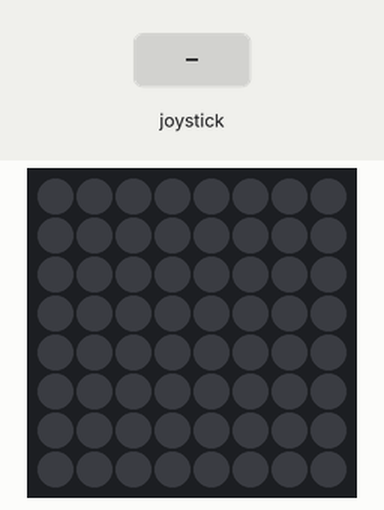
A program run on a simulated Raspberry Pi (BCM pin numbers) with a Sense HAT. Parts: the Sense HAT's 8×8 RGB LED matrix. Inputs (shaded band) come from the test bench.

Above: at 1.2 s.
1.3 s: joystick pushed up
At 1.8 s:
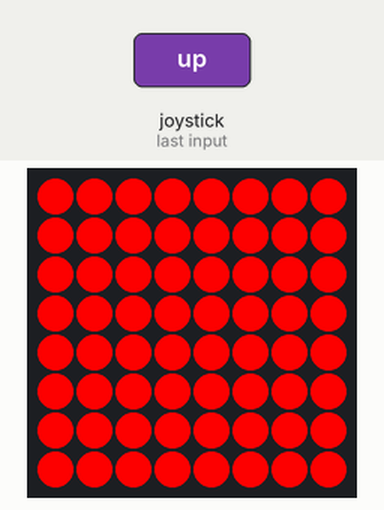
At 2.4 s:
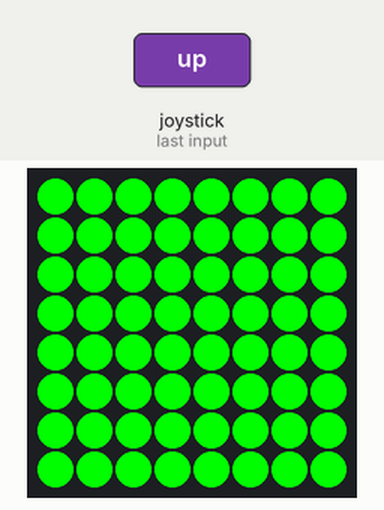
4.3 s: joystick pushed right
At 5.3 s:
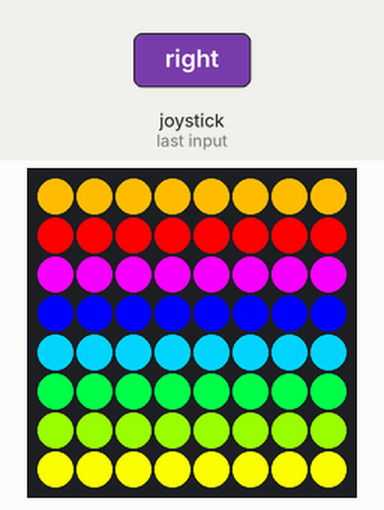
Timing chart, 0 to 7.3 s (numbered marks = the images above; inputs shaded):
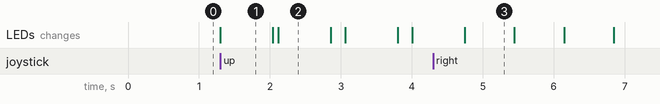

Measured:
- after the input at 1.3 s, the LEDs: change at once (image 1)
- after the input at 4.3 s, the LEDs: change after 0.45 s (image 3)
- what the display in image 1 shows lasts 0.7 s, from 1.3 s to 2.0 s

The program:

rainbow.py
```python
#
# Reference: https://github.com/astro-pi/python-sense-hat/blob/master/examples/rainbow.py
#
import sys
import time
import copy
from sense_hat import SenseHat


msleep = lambda x: time.sleep(x / 1000.0)


class LedRaindow:
    def __init__(self, sense):
        self.sense = sense
        self.init_pixels()

    def get_base_pixels(self):
        return [
            [255, 0, 0], [255, 0, 0], [255, 0, 0], [255, 0, 0], [255, 0, 0], [255, 0, 0], [255, 0, 0], [255, 0, 0],
            [255, 0, 0], [255, 0, 0], [255, 0, 0], [255, 0, 0], [255, 0, 0], [255, 0, 0], [255, 0, 0], [255, 0, 0],
            [255, 0, 0], [255, 0, 0], [255, 0, 0], [255, 0, 0], [255, 0, 0], [255, 0, 0], [255, 0, 0], [255, 0, 0],
            [255, 0, 0], [255, 0, 0], [255, 0, 0], [255, 0, 0], [255, 0, 0], [255, 0, 0], [255, 0, 0], [255, 0, 0],
            [255, 0, 0], [255, 0, 0], [255, 0, 0], [255, 0, 0], [255, 0, 0], [255, 0, 0], [255, 0, 0], [255, 0, 0],
            [255, 0, 0], [255, 0, 0], [255, 0, 0], [255, 0, 0], [255, 0, 0], [255, 0, 0], [255, 0, 0], [255, 0, 0],
            [255, 0, 0], [255, 0, 0], [255, 0, 0], [255, 0, 0], [255, 0, 0], [255, 0, 0], [255, 0, 0], [255, 0, 0],
            [255, 0, 0], [255, 0, 0], [255, 0, 0], [255, 0, 0], [255, 0, 0], [255, 0, 0], [255, 0, 0], [255, 0, 0]
        ]

    def init_pixels(self):
        self.pixels = copy.deepcopy(self.get_base_pixels())

    def reset(self):
        self.init_pixels()
        self.sense.clear()
        self.show()

    def next(self):
        self.next_color()
        self.show()

    def next_color(self):
        for pix in self.pixels:
            r = pix[0]
            g = pix[1]
            b = pix[2]

            if (r == 255 and g < 255 and b == 0):
                g += 1

            if (g == 255 and r > 0 and b == 0):
                r -= 1

            if (g == 255 and b < 255 and r == 0):
                b += 1

            if (b == 255 and g > 0 and r == 0):
                g -= 1

            if (b == 255 and r < 255 and g == 0):
                r += 1

            if (r == 255 and b > 0 and g == 0):
                b -= 1

            pix[0] = r
            pix[1] = g
            pix[2] = b

    def show(self):
        self.sense.set_pixels(self.pixels)


class LedRaindowLT2RB(LedRaindow):
    def __init__(self, sense):
        super(LedRaindowLT2RB, self).__init__(sense)

    def get_base_pixels(self):
        return [
            [255, 0, 74], [255, 0, 183], [218, 0, 255], [110, 0, 255], [0, 0, 255], [0, 109, 255], [0, 217, 255], [0, 255, 183],
            [255, 0, 192], [210, 0, 255], [100, 0, 255], [0, 8, 255], [0, 117, 255], [0, 226, 255], [0, 255, 174], [0, 255, 66],
            [201, 0, 255], [92, 0, 255], [0, 17, 255], [0, 126, 255], [0, 235, 255], [0, 255, 166], [0, 255, 57], [52, 255, 0],
            [83, 0, 255], [0, 26, 255], [0, 134, 255], [0, 243, 255], [0, 255, 157], [0, 255, 48], [61, 255, 0], [170, 255, 0],
            [0, 34, 255], [0, 144, 255], [0, 253, 255], [0, 255, 148], [0, 255, 40], [70, 255, 0], [178, 255, 0], [255, 223, 0],
            [0, 152, 255], [0, 255, 248], [0, 255, 140], [0, 255, 30], [78, 255, 0], [187, 255, 0], [255, 214, 0], [255, 105, 0],
            [0, 255, 240], [0, 255, 131], [0, 255, 22], [87, 255, 0], [196, 255, 0], [255, 205, 0], [255, 96, 0], [255, 0, 0],
            [0, 255, 122], [0, 255, 13], [95, 255, 0], [205, 255, 0], [255, 196, 0], [255, 87, 0], [255, 0, 0], [255, 0, 0]
        ]


class LedRaindowLB2RT(LedRaindow):
    def __init__(self, sense):
        super(LedRaindowLB2RT, self).__init__(sense)

    def get_base_pixels(self):
        return [
            [0, 255, 183], [0, 255, 66], [52, 255, 0], [170, 255, 0], [255, 223, 0], [255, 105, 0], [255, 0, 0], [255, 0, 0],
            [0, 217, 255], [0, 255, 174], [0, 255, 57], [61, 255, 0], [178, 255, 0], [255, 214, 0], [255, 96, 0], [255, 0, 0],
            [0, 109, 255], [0, 226, 255], [0, 255, 166], [0, 255, 48], [70, 255, 0], [187, 255, 0], [255, 205, 0], [255, 87, 0],
            [0, 0, 255], [0, 117, 255], [0, 235, 255], [0, 255, 157], [0, 255, 40], [78, 255, 0], [196, 255, 0], [255, 196, 0],
            [110, 0, 255], [0, 8, 255], [0, 126, 255], [0, 243, 255], [0, 255, 148], [0, 255, 30], [87, 255, 0], [205, 255, 0],
            [218, 0, 255], [100, 0, 255], [0, 17, 255], [0, 134, 255], [0, 253, 255], [0, 255, 140], [0, 255, 22], [95, 255, 0],
            [255, 0, 183], [210, 0, 255], [92, 0, 255], [0, 26, 255], [0, 144, 255], [0, 255, 248], [0, 255, 131], [0, 255, 13],
            [255, 0, 74], [255, 0, 192], [201, 0, 255], [83, 0, 255], [0, 34, 255], [0, 152, 255], [0, 255, 240], [0, 255, 122]
        ]


class LedRaindowRT2LB(LedRaindow):
    def __init__(self, sense):
        super(LedRaindowRT2LB, self).__init__(sense)

    def get_base_pixels(self):
        return [
            [0, 255, 122], [0, 255, 240], [0, 152, 255], [0, 34, 255], [83, 0, 255], [201, 0, 255], [255, 0, 192], [255, 0, 74],
            [0, 255, 13], [0, 255, 131], [0, 255, 248], [0, 144, 255], [0, 26, 255], [92, 0, 255], [210, 0, 255], [255, 0, 183],
            [95, 255, 0], [0, 255, 22], [0, 255, 140], [0, 253, 255], [0, 134, 255], [0, 17, 255], [100, 0, 255], [218, 0, 255],
            [205, 255, 0], [87, 255, 0], [0, 255, 30], [0, 255, 148], [0, 243, 255], [0, 126, 255], [0, 8, 255], [110, 0, 255],
            [255, 196, 0], [196, 255, 0], [78, 255, 0], [0, 255, 40], [0, 255, 157], [0, 235, 255], [0, 117, 255], [0, 0, 255],
            [255, 87, 0], [255, 205, 0], [187, 255, 0], [70, 255, 0], [0, 255, 48], [0, 255, 166], [0, 226, 255], [0, 109, 255],
            [255, 0, 0], [255, 96, 0], [255, 214, 0], [178, 255, 0], [61, 255, 0], [0, 255, 57], [0, 255, 174], [0, 217, 255],
            [255, 0, 0], [255, 0, 0], [255, 105, 0], [255, 223, 0], [170, 255, 0], [52, 255, 0], [0, 255, 66], [0, 255, 183]
        ]


class LedRaindowRB2LT(LedRaindow):
    def __init__(self, sense):
        super(LedRaindowRB2LT, self).__init__(sense)

    def get_base_pixels(self):
        return [
            [255, 0, 0],   [255, 0, 0],   [255, 87, 0],  [255, 196, 0], [205, 255, 0], [95, 255, 0],  [0, 255, 13],  [0, 255, 122],
            [255, 0, 0],   [255, 96, 0],  [255, 205, 0], [196, 255, 0], [87, 255, 0],  [0, 255, 22],  [0, 255, 131], [0, 255, 240],
            [255, 105, 0], [255, 214, 0], [187, 255, 0], [78, 255, 0],  [0, 255, 30],  [0, 255, 140], [0, 255, 248], [0, 152, 255],
            [255, 223, 0], [178, 255, 0], [70, 255, 0],  [0, 255, 40],  [0, 255, 148], [0, 253, 255], [0, 144, 255], [0, 34, 255],
            [170, 255, 0], [61, 255, 0],  [0, 255, 48],  [0, 255, 157], [0, 243, 255], [0, 134, 255], [0, 26, 255],  [83, 0, 255],
            [52, 255, 0],  [0, 255, 57],  [0, 255, 166], [0, 235, 255], [0, 126, 255], [0, 17, 255],  [92, 0, 255],  [201, 0, 255],
            [0, 255, 66],  [0, 255, 174], [0, 226, 255], [0, 117, 255], [0, 8, 255],   [100, 0, 255], [210, 0, 255], [255, 0, 192],
            [0, 255, 183], [0, 217, 255], [0, 109, 255], [0, 0, 255],   [110, 0, 255], [218, 0, 255], [255, 0, 183], [255, 0, 74]
        ]


class LedRaindowT2B(LedRaindow):
    def __init__(self, sense):
        super(LedRaindowT2B, self).__init__(sense)

    def get_base_pixels(self):
        return [
            [255, 0, 74], [255, 0, 74], [255, 0, 74], [255, 0, 74], [255, 0, 74], [255, 0, 74], [255, 0, 74], [255, 0, 74],
            [210, 0, 255], [210, 0, 255], [210, 0, 255], [210, 0, 255], [210, 0, 255], [210, 0, 255], [210, 0, 255], [210, 0, 255],
            [0, 17, 255], [0, 17, 255], [0, 17, 255], [0, 17, 255], [0, 17, 255], [0, 17, 255], [0, 17, 255], [0, 17, 255],
            [0, 243, 255], [0, 243, 255], [0, 243, 255], [0, 243, 255], [0, 243, 255], [0, 243, 255], [0, 243, 255], [0, 243, 255],
            [0, 255, 40], [0, 255, 40], [0, 255, 40], [0, 255, 40], [0, 255, 40], [0, 255, 40], [0, 255, 40], [0, 255, 40],
            [187, 255, 0], [187, 255, 0], [187, 255, 0], [187, 255, 0], [187, 255, 0], [187, 255, 0], [187, 255, 0], [187, 255, 0],
            [255, 96, 0], [255, 96, 0], [255, 96, 0], [255, 96, 0], [255, 96, 0], [255, 96, 0], [255, 96, 0], [255, 96, 0],
            [255, 0, 0], [255, 0, 0], [255, 0, 0], [255, 0, 0], [255, 0, 0], [255, 0, 0], [255, 0, 0], [255, 0, 0]
        ]


class LedRaindowB2T(LedRaindow):
    def __init__(self, sense):
        super(LedRaindowB2T, self).__init__(sense)

    def get_base_pixels(self):
        return [
            [255, 0, 0], [255, 0, 0], [255, 0, 0], [255, 0, 0], [255, 0, 0], [255, 0, 0], [255, 0, 0], [255, 0, 0],
            [255, 96, 0], [255, 96, 0], [255, 96, 0], [255, 96, 0], [255, 96, 0], [255, 96, 0], [255, 96, 0], [255, 96, 0],
            [187, 255, 0], [187, 255, 0], [187, 255, 0], [187, 255, 0], [187, 255, 0], [187, 255, 0], [187, 255, 0], [187, 255, 0],
            [0, 255, 40], [0, 255, 40], [0, 255, 40], [0, 255, 40], [0, 255, 40], [0, 255, 40], [0, 255, 40], [0, 255, 40],
            [0, 243, 255], [0, 243, 255], [0, 243, 255], [0, 243, 255], [0, 243, 255], [0, 243, 255], [0, 243, 255], [0, 243, 255],
            [0, 17, 255], [0, 17, 255], [0, 17, 255], [0, 17, 255], [0, 17, 255], [0, 17, 255], [0, 17, 255], [0, 17, 255],
            [210, 0, 255], [210, 0, 255], [210, 0, 255], [210, 0, 255], [210, 0, 255], [210, 0, 255], [210, 0, 255], [210, 0, 255],
            [255, 0, 74], [255, 0, 74], [255, 0, 74], [255, 0, 74], [255, 0, 74], [255, 0, 74], [255, 0, 74], [255, 0, 74]
        ]


class LedRaindowL2R(LedRaindow):
    def __init__(self, sense):
        super(LedRaindowL2R, self).__init__(sense)

    def get_base_pixels(self):
        return [
            [255, 0, 74], [210, 0, 255], [0, 17, 255], [0, 243, 255], [0, 255, 40], [187, 255, 0], [255, 96, 0], [255, 0, 0],
            [255, 0, 74], [210, 0, 255], [0, 17, 255], [0, 243, 255], [0, 255, 40], [187, 255, 0], [255, 96, 0], [255, 0, 0],
            [255, 0, 74], [210, 0, 255], [0, 17, 255], [0, 243, 255], [0, 255, 40], [187, 255, 0], [255, 96, 0], [255, 0, 0],
            [255, 0, 74], [210, 0, 255], [0, 17, 255], [0, 243, 255], [0, 255, 40], [187, 255, 0], [255, 96, 0], [255, 0, 0],
            [255, 0, 74], [210, 0, 255], [0, 17, 255], [0, 243, 255], [0, 255, 40], [187, 255, 0], [255, 96, 0], [255, 0, 0],
            [255, 0, 74], [210, 0, 255], [0, 17, 255], [0, 243, 255], [0, 255, 40], [187, 255, 0], [255, 96, 0], [255, 0, 0],
            [255, 0, 74], [210, 0, 255], [0, 17, 255], [0, 243, 255], [0, 255, 40], [187, 255, 0], [255, 96, 0], [255, 0, 0],
            [255, 0, 74], [210, 0, 255], [0, 17, 255], [0, 243, 255], [0, 255, 40], [187, 255, 0], [255, 96, 0], [255, 0, 0]
        ]


class LedRaindowR2L(LedRaindow):
    def __init__(self, sense):
        super(LedRaindowR2L, self).__init__(sense)

    def get_base_pixels(self):
        return [
            [255, 0, 0], [255, 96, 0], [187, 255, 0], [0, 255, 40], [0, 243, 255], [0, 17, 255], [210, 0, 255], [255, 0, 74],
            [255, 0, 0], [255, 96, 0], [187, 255, 0], [0, 255, 40], [0, 243, 255], [0, 17, 255], [210, 0, 255], [255, 0, 74],
            [255, 0, 0], [255, 96, 0], [187, 255, 0], [0, 255, 40], [0, 243, 255], [0, 17, 255], [210, 0, 255], [255, 0, 74],
            [255, 0, 0], [255, 96, 0], [187, 255, 0], [0, 255, 40], [0, 243, 255], [0, 17, 255], [210, 0, 255], [255, 0, 74],
            [255, 0, 0], [255, 96, 0], [187, 255, 0], [0, 255, 40], [0, 243, 255], [0, 17, 255], [210, 0, 255], [255, 0, 74],
            [255, 0, 0], [255, 96, 0], [187, 255, 0], [0, 255, 40], [0, 243, 255], [0, 17, 255], [210, 0, 255], [255, 0, 74],
            [255, 0, 0], [255, 96, 0], [187, 255, 0], [0, 255, 40], [0, 243, 255], [0, 17, 255], [210, 0, 255], [255, 0, 74],
            [255, 0, 0], [255, 96, 0], [187, 255, 0], [0, 255, 40], [0, 243, 255], [0, 17, 255], [210, 0, 255], [255, 0, 74]
        ]


if __name__ == '__main__':
    sense = SenseHat()
    rainbows = [
        LedRaindow(sense),
        LedRaindowT2B(sense),
        LedRaindowB2T(sense),
        LedRaindowL2R(sense),
        LedRaindowR2L(sense),
        LedRaindowLT2RB(sense),
        LedRaindowLB2RT(sense),
        LedRaindowRT2LB(sense),
        LedRaindowRB2LT(sense),
    ]
    r_idx = 0
    rainbow = rainbows[r_idx]

    try:
        chFlg = 0
        prev_direction = None
        interval = 0

        while chFlg >= 0:
            for event in sense.stick.get_events():
                if event.direction == prev_direction:
                    prev_direction = None
                    continue

                if event.direction == "up":
                    chFlg = 1
                    rainbow.reset()

                if event.direction == "left":
                    interval += 1

                if event.direction == "down":
                    chFlg = 0

                if event.direction == "right":
                    #interval -= 1
                    #interval = 0 if interval < 0 else interval
                    r_idx += 1
                    r_idx = 0 if r_idx == len(rainbows) else r_idx
                    rainbow = rainbows[r_idx]
                    rainbow.reset()

                if event.direction == "middle":
                    chFlg = -1
                    sense.clear()

                prev_direction = event.direction

            if chFlg == 1:
                rainbow.next()
                msleep(interval)

    except KeyboardInterrupt:
        sense.clear()
        sys.exit()
```
